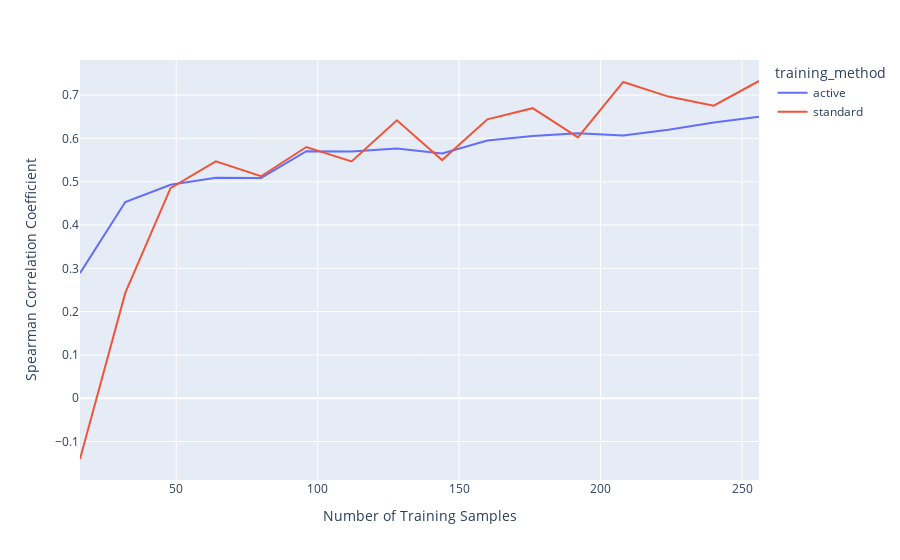

Notebook source saved alongside this figure:
### Code cell
import plotly.express as px

fig = px.line(lc_df, 'value', 'spearmanr',color="training_method")

fig.update_layout(
    xaxis_title="Number of Training Samples",
    yaxis_title="Spearman Correlation Coefficient"
)

fig.show()

### Figure 1 — Plotly figure (JSON) as saved in the notebook; plotly's stock layout.template omitted (floating-point values rounded to 4 significant figures)
{"data": [{"hovertemplate": "training_method=active<br>value=%{x}<br>spearmanr=%{y}<extra></extra>", "legendgroup": "active", "line": {"color": "#636efa", "dash": "solid"}, "marker": {"symbol": "circle"}, "mode": "lines", "name": "active", "orientation": "v", "showlegend": true, "type": "scatter", "x": [16, 32, 48, 64, 80, 96, 112, 128, 144, 160, 176, 192, 208, 224, 240, 256], "xaxis": "x", "y": [0.2889, 0.4532, 0.493, 0.5093, 0.5087, 0.5706, 0.57, 0.5765, 0.5654, 0.5949, 0.6054, 0.6118, 0.6068, 0.62, 0.6368, 0.65], "yaxis": "y"}, {"hovertemplate": "training_method=standard<br>value=%{x}<br>spearmanr=%{y}<extra></extra>", "legendgroup": "standard", "line": {"color": "#EF553B", "dash": "solid"}, "marker": {"symbol": "circle"}, "mode": "lines", "name": "standard", "orientation": "v", "showlegend": true, "type": "scatter", "x": [16, 32, 48, 64, 80, 96, 112, 128, 144, 160, 176, 192, 208, 224, 240, 256], "xaxis": "x", "y": [-0.1404, 0.2432, 0.485, 0.5472, 0.5125, 0.5801, 0.5468, 0.6417, 0.5499, 0.6441, 0.6698, 0.6023, 0.7304, 0.6966, 0.6756, 0.7326], "yaxis": "y"}], "layout": {"legend": {"title": {"text": "training_method"}, "tracegroupgap": 0}, "margin": {"t": 60}, "xaxis": {"anchor": "y", "domain": [0, 1], "title": {"text": "Number of Training Samples"}}, "yaxis": {"anchor": "x", "domain": [0, 1], "title": {"text": "Spearman Correlation Coefficient"}}}}
